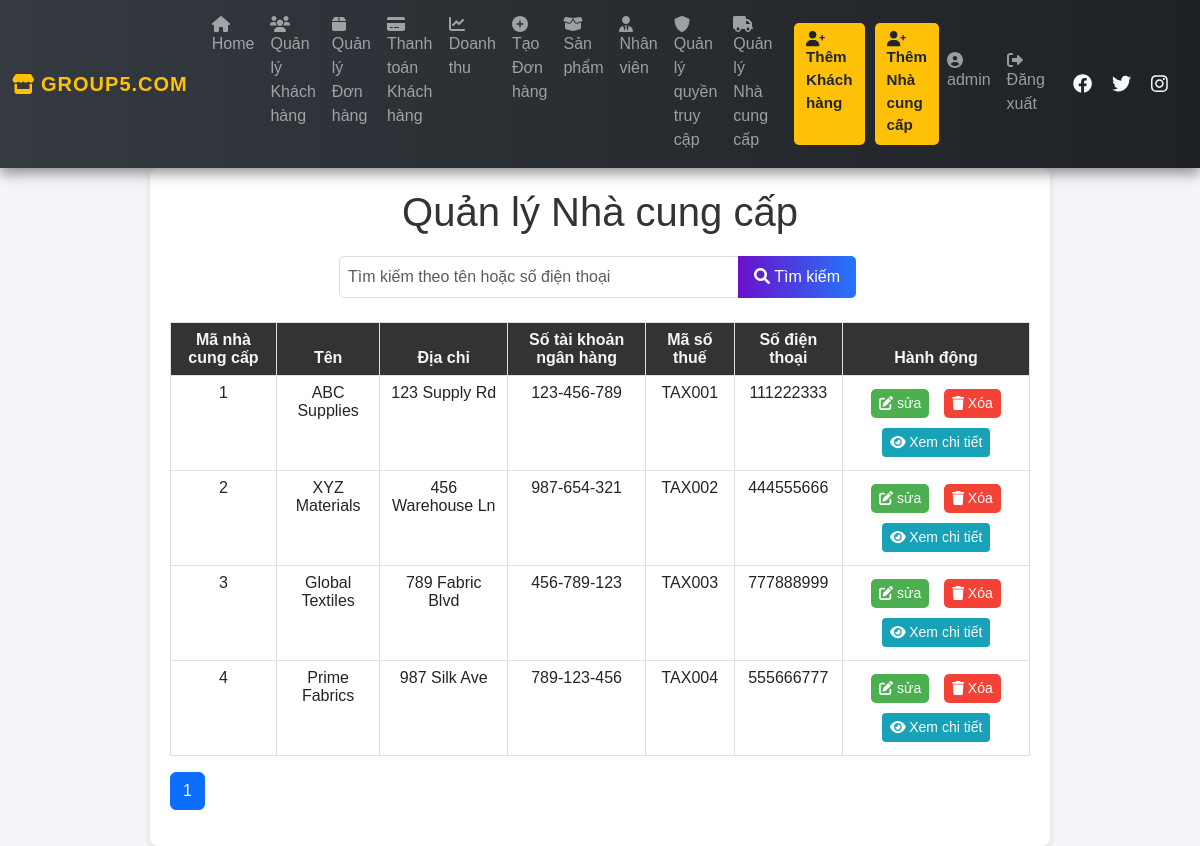
The app's page /supplier.php (signed in) with its own data.
### tables this page shows
CREATE TABLE `supplier` (
  `SCode` int(11) NOT NULL,
  `Name` varchar(100) DEFAULT NULL,
  `Address` varchar(200) DEFAULT NULL,
  `BankAccount` varchar(50) DEFAULT NULL,
  `TaxCode` varchar(50) DEFAULT NULL,
  `Phone` varchar(15) DEFAULT NULL,
  `ECode` int(11) DEFAULT NULL
);

### supplier.php (the view, shortened to what this page needs)
<?php
require 'connect.php';
include 'nav.php';
$searchQuery = "";
$limit = 10;
$page = isset($_GET['page']) ? (int)$_GET['page'] : 1;
$offset = ($page - 1) * $limit;
$totalSql = "SELECT COUNT(*) FROM supplier WHERE Name LIKE :searchTerm OR Phone LIKE :searchTerm";
$totalStmt = $conn->prepare($totalSql);
$searchTerm = "%" . $searchQuery . "%";
$totalStmt->bindParam(':searchTerm', $searchTerm, PDO::PARAM_STR);
$totalStmt->execute();
$totalRows = $totalStmt->fetchColumn();
$totalPages = ceil($totalRows / $limit);
$sql = "SELECT * FROM supplier WHERE Name LIKE :searchTerm OR Phone LIKE :searchTerm LIMIT :limit OFFSET :offset";
$stmt = $conn->prepare($sql);
$stmt->bindParam(':searchTerm', $searchTerm, PDO::PARAM_STR);
$stmt->bindParam(':limit', $limit, PDO::PARAM_INT);
$stmt->bindParam(':offset', $offset, PDO::PARAM_INT);
$stmt->execute();
$result = $stmt->fetchAll(PDO::FETCH_ASSOC);
?>
<!DOCTYPE html>
<html lang="en">
<head>
    <link href="https://cdn.jsdelivr.net/npm/bootstrap@5.3.0/dist/css/bootstrap.min.css" rel="stylesheet">
    <link rel="stylesheet" href="https://cdnjs.cloudflare.com/ajax/libs/font-awesome/6.0.0-beta3/css/all.min.css">
    <link rel="stylesheet" href="supplier.css">
</head>
<body>
    <div class="container">
        <h1>Quản lý Nhà cung cấp</h1>
        <form method="POST" class="mb-4">
            <div class="input-group">
                <input type="text" name="search" class="form-control" placeholder="Tìm kiếm theo tên hoặc số điện thoại" value="<?php echo htmlspecialchars($searchQuery); ?>">
                <button class="btn btn-primary" type="submit"><i class="fas fa-search"></i> Tìm kiếm</button>
            </div>
        </form>
        <table class="table table-bordered">
            <thead>
                <tr>
                    <th>Mã nhà cung cấp</th>
                    <th>Tên</th>
                    <th>Địa chỉ</th>
                    <th>Số tài khoản ngân hàng</th>
                    <th>Mã số thuế</th>
                    <th>Số điện thoại</th>
                    <th>Hành động</th>
                </tr>
            </thead>
            <tbody>
                <?php foreach ($result as $row): ?>
                    <tr>
                        <td><?php echo htmlspecialchars($row['SCode']); ?></td>
                        <td><?php echo htmlspecialchars($row['Name']); ?></td>
                        <td><?php echo htmlspecialchars($row['Address']); ?></td>
                        <td><?php echo htmlspecialchars($row['BankAccount']); ?></td>
                        <td><?php echo htmlspecialchars($row['TaxCode']); ?></td>
                        <td><?php echo htmlspecialchars($row['Phone']); ?></td>
                        <td>
                            <a href="edit_supplier.php?id=<?php echo $row['SCode']; ?>" class="btn btn-sm btn-edit"><i class="fas fa-edit"></i> sửa</a>
                            <a href="delete_supplier.php?id=<?php echo $row['SCode']; ?>" class="btn btn-sm btn-delete" onclick="return confirm('Bạn có chắc chắn muốn xóa nhà cung cấp này?');"><i class="fas fa-trash"></i> Xóa</a>
                            <button class="btn btn-sm btn-view-details" data-bs-toggle="modal" data-bs-target="#viewProductsModal" data-id="<?php echo $row['SCode']; ?>"><i class="fas fa-eye"></i> Xem chi tiết</button>
                        </td>
                    </tr>
                <?php endforeach; ?>
            </tbody>
        </table>
        <nav>
            <ul class="pagination">
                <?php for ($i = 1; $i <= $totalPages; $i++): ?>
                    <li class="page-item <?php if ($i == $page) echo 'active'; ?>">
                        <a class="page-link" href="?page=<?php echo $i; ?>"><?php echo $i; ?></a>
                    </li>
                <?php endfor; ?>
            </ul>
        </nav>
    </div>
</body>
</html>

### supplier.css (style rules this page uses)
body { font-family: Arial, sans-serif; background: #f4f4f9; display: flex; flex-direction: column; }
.container { max-width: 900px; width: 100%; background: #fff; padding: 20px; border-radius: 8px; box-shadow: 0px 4px 8px rgba(0, 0, 0, 0.1); }
h1 { color: #333; text-align: center; margin-bottom: 20px; }
.input-group { display: flex; justify-content: center; margin-bottom: 20px; }
.input-group input[type="text"] { padding: 8px; width: 100%; max-width: 400px; border: 1px solid #ddd; border-radius: 5px; outline: none; }
.input-group button { background: linear-gradient(to right, #6a11cb, #2575fc); color: white; border: none; padding: 8px 16px; margin-left: 2px; cursor: pointer; border-radius: 5px; transition: background-color 0.3s, transform 0.2s; }
table { width: 100%; border-collapse: collapse; margin-top: 20px; }
table th { background: #333 !important; color: #f4f4f9 !important; font-weight: bold !important; }
table th, table td { padding: 10px; border: 1px solid #ddd; text-align: center; }
.table tbody tr:nth-child(odd) { background-color: #f2f2f2; }
.table tbody tr:nth-child(even) { background-color: #ffffff; }

### supplier.php (style rules this page uses)
.btn-delete { background: #f44336; color: white; border: none; padding: 4px 8px; cursor: pointer; border-radius: 5px; transition: background-color 0.3s, transform 0.2s; margin: 5px; }
.btn-edit { background: #4CAF50; margin: 5px; color: white; border: none; padding: 4px 8px; cursor: pointer; border-radius: 5px; transition: background-color 0.3s, transform 0.2s; }
.btn-view-details { background-color: #17a2b8; margin: 5px; color: white; border: none; transition: background-color 0.3s ease; }
.btn,a i { margin-right: 5px; }

### records on screen
supplier: SCode "1", Name "ABC Supplies", Address "123 Supply Rd", BankAccount "123-456-789", TaxCode "TAX001", Phone "111222333"
supplier: SCode "2", Name "XYZ Materials", Address "456 Warehouse Ln", BankAccount "987-654-321", TaxCode "TAX002", Phone "444555666"
supplier: SCode "3", Name "Global Textiles", Address "789 Fabric Blvd", BankAccount "456-789-123", TaxCode "TAX003", Phone "777888999"
supplier: SCode "4", Name "Prime Fabrics", Address "987 Silk Ave", BankAccount "789-123-456", TaxCode "TAX004", Phone "555666777"

### other values on screen
$_SESSION['username'] "admin"
